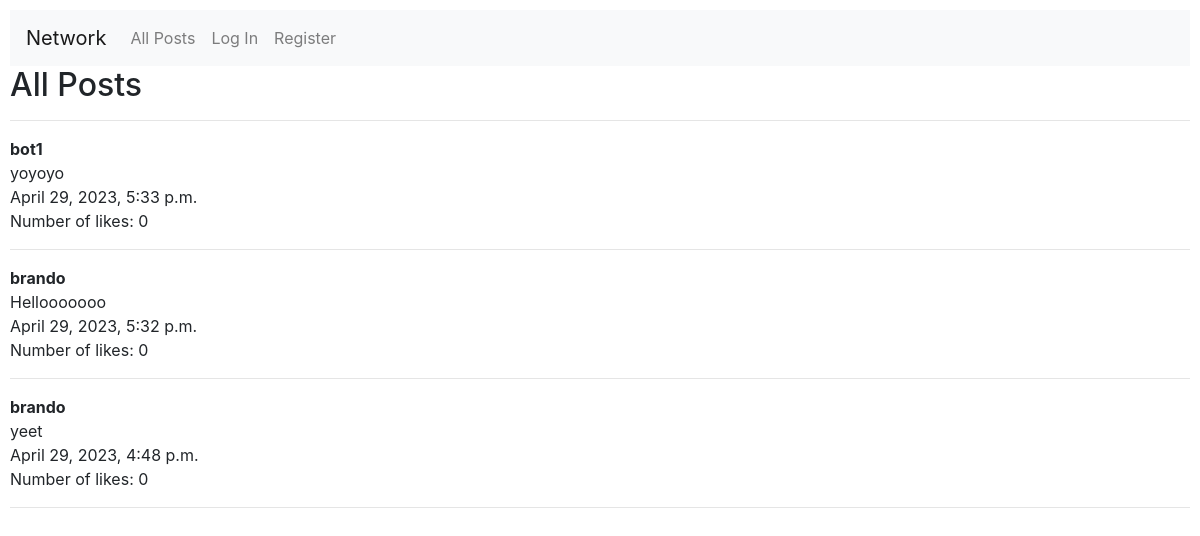
The app's page /, older data.
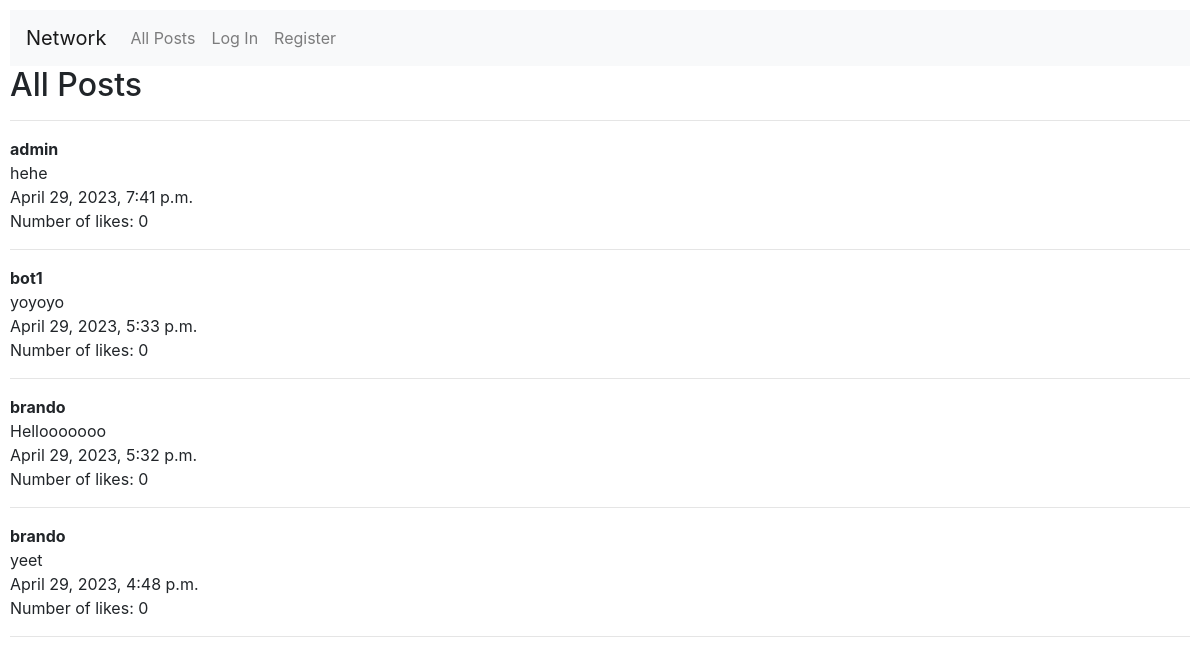
The same page, newer data.
### network/models.py (models this page shows, shortened)
class Post(models.Model):
    user = models.ForeignKey(User, on_delete=models.CASCADE, blank=True, null=True, related_name="post_user")
    content = models.CharField(max_length=280)
    number_of_likes = models.IntegerField(default=0)
    time = models.DateTimeField(auto_now_add=True)

class User(AbstractUser):
    pass

### network/views.py (the view)
# urls.py: path("", views.index, name="index"),
def index(request):
    all_posts = Post.objects.all().order_by("-time")
    number_of_posts = len(all_posts)
    return render(request, "network/index.html", {
        "form": PostForm,
        "all_posts": all_posts,
        "number_of_posts": number_of_posts
    })

### network/templates/network/index.html (shortened to what this page needs)
{% extends "network/layout.html" %}
{% block body %}
    <h2>All Posts</h2>
    <hr>
    {% if number_of_posts > 0 %}
        {% for post in all_posts %}
            <div>
                <div>
                    <strong>{{ post.user }}</strong>
                </div>
                <div>
                    {{ post.content }}
                </div>
                <div>
                    {{ post.time }}
                </div>
                <div>
                    Number of likes: {{ post.number_of_likes }}
                </div>
                <hr>
            </div>
        {% endfor %}
    {% else %}
        No active posts
    {% endif %}
{% endblock %}

### network/templates/network/layout.html (shortened to what this page needs)
{% load static %}
<!DOCTYPE html>
<html lang="en">
    <head>
        <link rel="stylesheet" href="https://stackpath.bootstrapcdn.com/bootstrap/4.4.1/css/bootstrap.min.css">
        <link href="{% static 'network/styles.css' %}" rel="stylesheet">
    </head>
    <body>
        <nav class="navbar navbar-expand-lg navbar-light bg-light">
            <a class="navbar-brand" href="{% url 'index' %}">Network</a>
            <div>
              <ul class="navbar-nav mr-auto">
                <li class="nav-item">
                  <a class="nav-link" href="{% url 'index' %}">All Posts</a>
                </li>
                {% if user.is_authenticated %}
                    <li class="nav-item">
                        <a class="nav-link" href="#">Following</a>
                    </li>
                    <li class="nav-item">
                        <a class="nav-link" href="{% url 'logout' %}">Log Out</a>
                    </li>
                {% else %}
                    <li class="nav-item">
                        <a class="nav-link" href="{% url 'login' %}">Log In</a>
                    </li>
                    <li class="nav-item">
                        <a class="nav-link" href="{% url 'register' %}">Register</a>
                    </li>
                {% endif %}
              </ul>
            </div>
          </nav>
        <div class="body">
            {% block body %}
            {% endblock %}
        </div>
    </body>
</html>

### network/static/network/styles.css (style rules this page uses)
body { padding: 10px; }

Row changes from the older to the newer data that the page shows:
added Post: user "admin", content "hehe", time "April 29, 2023, 7:41 p.m.", number_of_likes "0"
